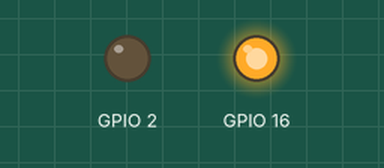
A sketch run on a simulated ESP8266 (NodeMCU). Shown: output pins drawn as LEDs (lit = HIGH).

Above: at 0.5 s.
At 2.5 s:
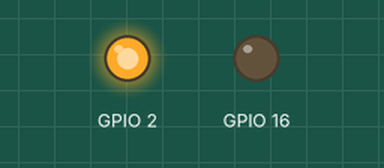
At 3.5 s:
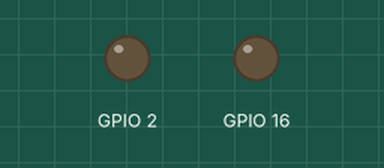
Timing chart, 0 to 5.2 s (numbered marks = the images above):
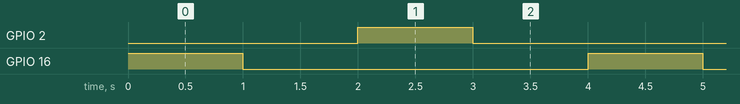

The sketch:

ESP_Blink.ino
```cpp
// the setup function runs once when you press reset or power the board
#include "ESP8266WiFi.h"
//#include <ESP8266WiFi.h>
void setup() {
  // initialize digital pin LED_BUILTIN as an output.
  pinMode(16, OUTPUT);
  pinMode(2, OUTPUT);
}

// the loop function runs over and over again forever
void loop() {
  digitalWrite(16, HIGH);   // turn the LED on (HIGH is the voltage level)
  delay(1000);                       // wait for a second
  digitalWrite(16, LOW);    // turn the LED off by making the voltage LOW
  delay(1000);
  digitalWrite(2, HIGH);   // turn the LED on (HIGH is the voltage level)
  delay(1000);// wait for a second
  digitalWrite(2, LOW);    // turn the LED off by making the voltage LOW
  delay(1000);
}
```

Measured:
- by itself, GPIO 2, GPIO 16: alternates HIGH for 1.0 s and LOW for 3.0 s
- by itself, everything shown: repeats every 4.0 s, in 4 steps
